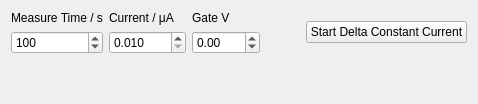
          <widget class="QWidget" name="delta_consant_i_tab">
           <attribute name="title">
            <string>Δ Constant I</string>
           </attribute>
           <layout class="QVBoxLayout" name="verticalLayout_24">
            <item>
             <layout class="QHBoxLayout" name="horizontalLayout_8">
              <item>
               <layout class="QVBoxLayout" name="constant_current_delta_measure_time_verticalLayout">
                <item>
                 <widget class="QLabel" name="delta_constant_current_measure_time_label">
                  <property name="text">
                   <string>Measure Time / s</string>
                  </property>
                 </widget>
                </item>
                <item>
                 <widget class="QSpinBox" name="constant_current_delta_measure_time">
                  <property name="maximumSize">
                   <size>
                    <width>142</width>
                    <height>16777215</height>
                   </size>
                  </property>
                  <property name="minimum">
                   <number>30</number>
                  </property>
                  <property name="maximum">
                   <number>200000</number>
                  </property>
                  <property name="singleStep">
                   <number>100</number>
                  </property>
                  <property name="value">
                   <number>100</number>
                  </property>
                 </widget>
                </item>
               </layout>
              </item>
              <item>
               <layout class="QVBoxLayout" name="costant_current_delta_current_verticalLayout">
                <item>
                 <widget class="QLabel" name="constant_current_delta_current_label">
                  <property name="text">
                   <string>Current / μA</string>
                  </property>
                 </widget>
                </item>
                <item>
                 <widget class="QDoubleSpinBox" name="constant_current_delta_current">
                  <property name="maximumSize">
                   <size>
                    <width>142</width>
                    <height>16777215</height>
                   </size>
                  </property>
                  <property name="decimals">
                   <number>3</number>
                  </property>
                  <property name="minimum">
                   <double>0.010000000000000</double>
                  </property>
                  <property name="maximum">
                   <double>5000.000000000000000</double>
                  </property>
                  <property name="singleStep">
                   <double>1.000000000000000</double>
                  </property>
                 </widget>
                </item>
               </layout>
              </item>
              <item>
               <layout class="QVBoxLayout" name="costant_current_delta_gate_v_verticalLayout">
                <item>
                 <widget class="QLabel" name="constant_current_delta_gate_v_label">
                  <property name="text">
                   <string>Gate V</string>
                  </property>
                 </widget>
                </item>
                <item>
                 <widget class="QDoubleSpinBox" name="constant_current_delta_gate_v">
                  <property name="maximumSize">
                   <size>
                    <width>142</width>
                    <height>16777215</height>
                   </size>
                  </property>
                  <property name="decimals">
                   <number>2</number>
                  </property>
                  <property name="minimum">
                   <double>-100.000000000000000</double>
                  </property>
                  <property name="maximum">
                   <double>100.000000000000000</double>
                  </property>
                  <property name="singleStep">
                   <double>0.250000000000000</double>
                  </property>
                  <property name="value">
                   <double>0.000000000000000</double>
                  </property>
                 </widget>
                </item>
               </layout>
              </item>
              <item>
               <spacer name="horizontalSpacer_5">
                <property name="orientation">
                 <enum>Qt::Horizontal</enum>
                </property>
                <property name="sizeHint" stdset="0">
                 <size>
                  <width>40</width>
                  <height>20</height>
                 </size>
                </property>
               </spacer>
              </item>
              <item>
               <widget class="QPushButton" name="start_delta_constant_current_button">
                <property name="minimumSize">
                 <size>
                  <width>160</width>
                  <height>0</height>
                 </size>
                </property>
                <property name="maximumSize">
                 <size>
                  <width>300</width>
                  <height>16777215</height>
                 </size>
                </property>
                <property name="text">
                 <string>Start Delta Constant Current</string>
                </property>
               </widget>
              </item>
             </layout>
            </item>
            <item>
             <spacer name="verticalSpacer_4">
              <property name="orientation">
               <enum>Qt::Vertical</enum>
              </property>
              <property name="sizeHint" stdset="0">
               <size>
                <width>20</width>
                <height>39</height>
               </size>
              </property>
             </spacer>
            </item>
           </layout>
          </widget>
